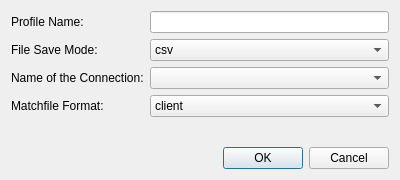
<?xml version="1.0" encoding="UTF-8"?>
<ui version="4.0">
 <class>Dialog</class>
 <widget class="QDialog" name="Dialog">
  <property name="geometry">
   <rect>
    <x>0</x>
    <y>0</y>
    <width>400</width>
    <height>180</height>
   </rect>
  </property>
  <property name="minimumSize">
   <size>
    <width>400</width>
    <height>180</height>
   </size>
  </property>
  <property name="maximumSize">
   <size>
    <width>400</width>
    <height>180</height>
   </size>
  </property>
  <property name="windowTitle">
   <string>Dialog</string>
  </property>
  <layout class="QVBoxLayout" name="verticalLayout">
   <item>
    <layout class="QFormLayout" name="formLayout">
     <item row="1" column="0">
      <widget class="QLabel" name="label_filemode">
       <property name="text">
        <string>File Save Mode:</string>
       </property>
      </widget>
     </item>
     <item row="1" column="1">
      <widget class="QComboBox" name="comboBox_filemode">
       <property name="currentIndex">
        <number>0</number>
       </property>
       <item>
        <property name="text">
         <string>csv</string>
        </property>
       </item>
       <item>
        <property name="text">
         <string>db</string>
        </property>
       </item>
      </widget>
     </item>
     <item row="3" column="0">
      <widget class="QLabel" name="label_gamefile">
       <property name="text">
        <string>Matchfile Format:</string>
       </property>
      </widget>
     </item>
     <item row="3" column="1">
      <widget class="QComboBox" name="comboBox_gamefile">
       <property name="currentIndex">
        <number>1</number>
       </property>
       <item>
        <property name="text">
         <string>matchv5</string>
        </property>
       </item>
       <item>
        <property name="text">
         <string>client</string>
        </property>
       </item>
      </widget>
     </item>
     <item row="2" column="1">
      <widget class="QComboBox" name="comboBox_connection"/>
     </item>
     <item row="2" column="0">
      <widget class="QLabel" name="label_connection">
       <property name="text">
        <string>Name of the Connection:</string>
       </property>
      </widget>
     </item>
     <item row="0" column="0">
      <widget class="QLabel" name="label_name">
       <property name="text">
        <string>Profile Name:</string>
       </property>
      </widget>
     </item>
     <item row="0" column="1">
      <widget class="QLineEdit" name="lineEdit_profilename"/>
     </item>
    </layout>
   </item>
   <item>
    <widget class="QDialogButtonBox" name="buttonBox">
     <property name="orientation">
      <enum>Qt::Orientation::Horizontal</enum>
     </property>
     <property name="standardButtons">
      <set>QDialogButtonBox::StandardButton::Cancel|QDialogButtonBox::StandardButton::Ok</set>
     </property>
    </widget>
   </item>
  </layout>
 </widget>
 <resources/>
 <connections>
  <connection>
   <sender>buttonBox</sender>
   <signal>accepted()</signal>
   <receiver>Dialog</receiver>
   <slot>accept()</slot>
   <hints>
    <hint type="sourcelabel">
     <x>248</x>
     <y>254</y>
    </hint>
    <hint type="destinationlabel">
     <x>157</x>
     <y>274</y>
    </hint>
   </hints>
  </connection>
  <connection>
   <sender>buttonBox</sender>
   <signal>rejected()</signal>
   <receiver>Dialog</receiver>
   <slot>reject()</slot>
   <hints>
    <hint type="sourcelabel">
     <x>316</x>
     <y>260</y>
    </hint>
    <hint type="destinationlabel">
     <x>286</x>
     <y>274</y>
    </hint>
   </hints>
  </connection>
 </connections>
</ui>
